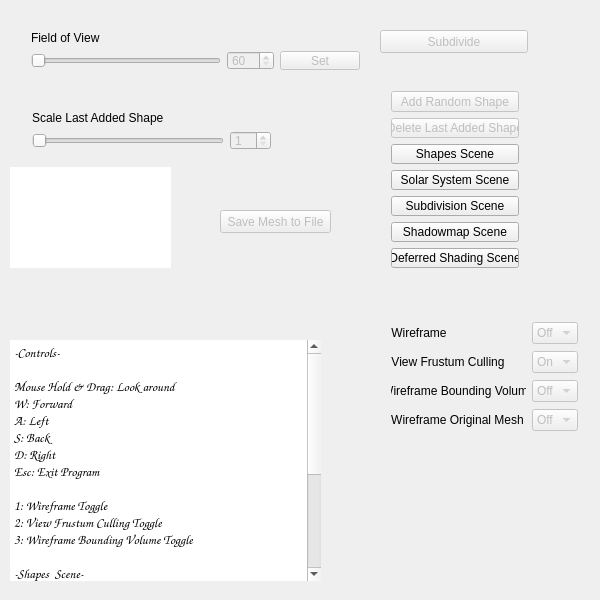
<?xml version="1.0" encoding="UTF-8"?>
<ui version="4.0">
 <class>SettingsWin</class>
 <widget class="QWidget" name="SettingsWin">
  <property name="enabled">
   <bool>true</bool>
  </property>
  <property name="geometry">
   <rect>
    <x>0</x>
    <y>0</y>
    <width>600</width>
    <height>600</height>
   </rect>
  </property>
  <property name="sizePolicy">
   <sizepolicy hsizetype="Minimum" vsizetype="Minimum">
    <horstretch>0</horstretch>
    <verstretch>0</verstretch>
   </sizepolicy>
  </property>
  <property name="minimumSize">
   <size>
    <width>600</width>
    <height>600</height>
   </size>
  </property>
  <property name="maximumSize">
   <size>
    <width>600</width>
    <height>600</height>
   </size>
  </property>
  <property name="font">
   <font>
    <pointsize>9</pointsize>
   </font>
  </property>
  <property name="windowTitle">
   <string>Settings</string>
  </property>
  <widget class="QWidget" name="verticalLayoutWidget">
   <property name="geometry">
    <rect>
     <x>380</x>
     <y>80</y>
     <width>150</width>
     <height>199</height>
    </rect>
   </property>
   <layout class="QVBoxLayout" name="verticalLayout_3">
    <item>
     <widget class="QPushButton" name="pushButton_5">
      <property name="enabled">
       <bool>false</bool>
      </property>
      <property name="text">
       <string>Add Random Shape</string>
      </property>
     </widget>
    </item>
    <item>
     <widget class="QPushButton" name="pushButton_4">
      <property name="enabled">
       <bool>false</bool>
      </property>
      <property name="text">
       <string>Delete Last Added Shape</string>
      </property>
     </widget>
    </item>
    <item>
     <widget class="QPushButton" name="pushButton_2">
      <property name="text">
       <string>Shapes Scene</string>
      </property>
     </widget>
    </item>
    <item>
     <widget class="QPushButton" name="pushButton_3">
      <property name="text">
       <string>Solar System Scene</string>
      </property>
     </widget>
    </item>
    <item>
     <widget class="QPushButton" name="pushButton_6">
      <property name="text">
       <string>Subdivision Scene</string>
      </property>
     </widget>
    </item>
    <item>
     <widget class="QPushButton" name="pushButton_9">
      <property name="text">
       <string>Shadowmap Scene</string>
      </property>
     </widget>
    </item>
    <item>
     <widget class="QPushButton" name="pushButton_10">
      <property name="text">
       <string>Deferred Shading Scene</string>
      </property>
     </widget>
    </item>
   </layout>
  </widget>
  <widget class="QPlainTextEdit" name="plainTextEdit">
   <property name="enabled">
    <bool>true</bool>
   </property>
   <property name="geometry">
    <rect>
     <x>10</x>
     <y>340</y>
     <width>311</width>
     <height>241</height>
    </rect>
   </property>
   <property name="font">
    <font>
     <family>Comic Sans MS</family>
     <pointsize>10</pointsize>
    </font>
   </property>
   <property name="mouseTracking">
    <bool>false</bool>
   </property>
   <property name="focusPolicy">
    <enum>Qt::NoFocus</enum>
   </property>
   <property name="acceptDrops">
    <bool>false</bool>
   </property>
   <property name="autoFillBackground">
    <bool>false</bool>
   </property>
   <property name="styleSheet">
    <string notr="true"/>
   </property>
   <property name="frameShape">
    <enum>QFrame::NoFrame</enum>
   </property>
   <property name="frameShadow">
    <enum>QFrame::Plain</enum>
   </property>
   <property name="readOnly">
    <bool>true</bool>
   </property>
   <property name="plainText">
    <string>-Controls-

Mouse Hold &amp; Drag: Look around
W: Forward
A: Left
S: Back
D: Right
Esc: Exit Program

1: Wireframe Toggle
2: View Frustum Culling Toggle
3: Wireframe Bounding Volume Toggle

-Shapes  Scene-
Q: Delete Last Added Shape
E: Add Random Shape

-Subdivision Scene-
4: Subdivide Mesh
5: Wireframe Original Mesh Toggle

-Shadow Map Scene-
Arrow Keys: Move Light</string>
   </property>
   <property name="textInteractionFlags">
    <set>Qt::NoTextInteraction</set>
   </property>
   <property name="backgroundVisible">
    <bool>false</bool>
   </property>
  </widget>
  <widget class="QWidget" name="verticalLayoutWidget_3">
   <property name="geometry">
    <rect>
     <x>21</x>
     <y>100</y>
     <width>261</width>
     <height>61</height>
    </rect>
   </property>
   <layout class="QVBoxLayout" name="verticalLayout_5">
    <item>
     <widget class="QLabel" name="label_3">
      <property name="font">
       <font>
        <pointsize>9</pointsize>
        <weight>50</weight>
        <bold>false</bold>
        <strikeout>false</strikeout>
       </font>
      </property>
      <property name="text">
       <string>Scale Last Added Shape</string>
      </property>
      <property name="alignment">
       <set>Qt::AlignLeading|Qt::AlignLeft|Qt::AlignVCenter</set>
      </property>
     </widget>
    </item>
    <item>
     <layout class="QHBoxLayout" name="horizontalLayout_5">
      <item>
       <widget class="QSlider" name="horizontalSlider_2">
        <property name="enabled">
         <bool>false</bool>
        </property>
        <property name="minimum">
         <number>1</number>
        </property>
        <property name="maximum">
         <number>50</number>
        </property>
        <property name="orientation">
         <enum>Qt::Horizontal</enum>
        </property>
       </widget>
      </item>
      <item>
       <widget class="QSpinBox" name="spinBox_2">
        <property name="enabled">
         <bool>false</bool>
        </property>
        <property name="minimum">
         <number>1</number>
        </property>
        <property name="maximum">
         <number>50</number>
        </property>
        <property name="value">
         <number>1</number>
        </property>
       </widget>
      </item>
     </layout>
    </item>
   </layout>
  </widget>
  <widget class="QWidget" name="verticalLayoutWidget_4">
   <property name="geometry">
    <rect>
     <x>20</x>
     <y>20</y>
     <width>351</width>
     <height>61</height>
    </rect>
   </property>
   <layout class="QVBoxLayout" name="verticalLayout_6">
    <item>
     <widget class="QLabel" name="label">
      <property name="font">
       <font>
        <pointsize>9</pointsize>
        <weight>50</weight>
        <bold>false</bold>
        <strikeout>false</strikeout>
       </font>
      </property>
      <property name="text">
       <string>Field of View</string>
      </property>
      <property name="alignment">
       <set>Qt::AlignLeading|Qt::AlignLeft|Qt::AlignVCenter</set>
      </property>
     </widget>
    </item>
    <item>
     <layout class="QHBoxLayout" name="horizontalLayout_2">
      <item>
       <layout class="QVBoxLayout" name="verticalLayout">
        <item>
         <layout class="QHBoxLayout" name="horizontalLayout">
          <item>
           <widget class="QSlider" name="horizontalSlider">
            <property name="enabled">
             <bool>false</bool>
            </property>
            <property name="minimum">
             <number>60</number>
            </property>
            <property name="maximum">
             <number>120</number>
            </property>
            <property name="orientation">
             <enum>Qt::Horizontal</enum>
            </property>
           </widget>
          </item>
          <item>
           <widget class="QSpinBox" name="spinBox">
            <property name="enabled">
             <bool>false</bool>
            </property>
            <property name="minimum">
             <number>60</number>
            </property>
            <property name="maximum">
             <number>120</number>
            </property>
           </widget>
          </item>
         </layout>
        </item>
       </layout>
      </item>
      <item>
       <widget class="QPushButton" name="pushButton">
        <property name="enabled">
         <bool>false</bool>
        </property>
        <property name="text">
         <string>Set</string>
        </property>
       </widget>
      </item>
      <item>
       <layout class="QVBoxLayout" name="verticalLayout_2"/>
      </item>
     </layout>
    </item>
   </layout>
  </widget>
  <widget class="QWidget" name="verticalLayoutWidget_2">
   <property name="geometry">
    <rect>
     <x>380</x>
     <y>310</y>
     <width>209</width>
     <height>136</height>
    </rect>
   </property>
   <layout class="QVBoxLayout" name="verticalLayout_4">
    <item>
     <layout class="QHBoxLayout" name="horizontalLayout_4">
      <item alignment="Qt::AlignLeft">
       <widget class="QLabel" name="label_2">
        <property name="text">
         <string>Wireframe</string>
        </property>
        <property name="alignment">
         <set>Qt::AlignCenter</set>
        </property>
       </widget>
      </item>
      <item alignment="Qt::AlignRight">
       <widget class="QComboBox" name="comboBox">
        <property name="enabled">
         <bool>false</bool>
        </property>
        <item>
         <property name="text">
          <string>Off</string>
         </property>
        </item>
        <item>
         <property name="text">
          <string>On</string>
         </property>
        </item>
       </widget>
      </item>
     </layout>
    </item>
    <item>
     <layout class="QHBoxLayout" name="horizontalLayout_7">
      <item alignment="Qt::AlignLeft">
       <widget class="QLabel" name="label_5">
        <property name="text">
         <string>View Frustum Culling</string>
        </property>
        <property name="alignment">
         <set>Qt::AlignCenter</set>
        </property>
       </widget>
      </item>
      <item alignment="Qt::AlignRight">
       <widget class="QComboBox" name="comboBox_3">
        <property name="enabled">
         <bool>false</bool>
        </property>
        <property name="currentIndex">
         <number>1</number>
        </property>
        <item>
         <property name="text">
          <string>Off</string>
         </property>
        </item>
        <item>
         <property name="text">
          <string>On</string>
         </property>
        </item>
       </widget>
      </item>
     </layout>
    </item>
    <item>
     <layout class="QHBoxLayout" name="horizontalLayout_8">
      <item alignment="Qt::AlignLeft">
       <widget class="QLabel" name="label_6">
        <property name="text">
         <string>Wireframe Bounding Volume</string>
        </property>
        <property name="alignment">
         <set>Qt::AlignCenter</set>
        </property>
       </widget>
      </item>
      <item alignment="Qt::AlignRight">
       <widget class="QComboBox" name="comboBox_4">
        <property name="enabled">
         <bool>false</bool>
        </property>
        <item>
         <property name="text">
          <string>Off</string>
         </property>
        </item>
        <item>
         <property name="text">
          <string>On</string>
         </property>
        </item>
       </widget>
      </item>
     </layout>
    </item>
    <item>
     <layout class="QHBoxLayout" name="horizontalLayout_9">
      <item>
       <widget class="QLabel" name="label_8">
        <property name="text">
         <string>Wireframe Original Mesh</string>
        </property>
        <property name="alignment">
         <set>Qt::AlignCenter</set>
        </property>
       </widget>
      </item>
      <item alignment="Qt::AlignRight">
       <widget class="QComboBox" name="comboBox_5">
        <property name="enabled">
         <bool>false</bool>
        </property>
        <item>
         <property name="text">
          <string>Off</string>
         </property>
        </item>
        <item>
         <property name="text">
          <string>On</string>
         </property>
        </item>
       </widget>
      </item>
     </layout>
    </item>
   </layout>
  </widget>
  <widget class="QPlainTextEdit" name="plainTextEdit_2">
   <property name="geometry">
    <rect>
     <x>10</x>
     <y>167</y>
     <width>161</width>
     <height>101</height>
    </rect>
   </property>
   <property name="focusPolicy">
    <enum>Qt::NoFocus</enum>
   </property>
   <property name="acceptDrops">
    <bool>false</bool>
   </property>
   <property name="frameShape">
    <enum>QFrame::NoFrame</enum>
   </property>
   <property name="frameShadow">
    <enum>QFrame::Plain</enum>
   </property>
   <property name="readOnly">
    <bool>true</bool>
   </property>
   <property name="textInteractionFlags">
    <set>Qt::NoTextInteraction</set>
   </property>
  </widget>
  <widget class="QPushButton" name="pushButton_7">
   <property name="enabled">
    <bool>false</bool>
   </property>
   <property name="geometry">
    <rect>
     <x>380</x>
     <y>30</y>
     <width>148</width>
     <height>23</height>
    </rect>
   </property>
   <property name="text">
    <string>Subdivide</string>
   </property>
  </widget>
  <widget class="QPushButton" name="pushButton_8">
   <property name="enabled">
    <bool>false</bool>
   </property>
   <property name="geometry">
    <rect>
     <x>220</x>
     <y>210</y>
     <width>111</width>
     <height>23</height>
    </rect>
   </property>
   <property name="text">
    <string>Save Mesh to File</string>
   </property>
  </widget>
 </widget>
 <layoutdefault spacing="6" margin="11"/>
 <resources/>
 <connections>
  <connection>
   <sender>horizontalSlider</sender>
   <signal>valueChanged(int)</signal>
   <receiver>spinBox</receiver>
   <slot>setValue(int)</slot>
   <hints>
    <hint type="sourcelabel">
     <x>65</x>
     <y>71</y>
    </hint>
    <hint type="destinationlabel">
     <x>146</x>
     <y>71</y>
    </hint>
   </hints>
  </connection>
  <connection>
   <sender>spinBox</sender>
   <signal>valueChanged(int)</signal>
   <receiver>horizontalSlider</receiver>
   <slot>setValue(int)</slot>
   <hints>
    <hint type="sourcelabel">
     <x>146</x>
     <y>71</y>
    </hint>
    <hint type="destinationlabel">
     <x>65</x>
     <y>71</y>
    </hint>
   </hints>
  </connection>
  <connection>
   <sender>horizontalSlider_2</sender>
   <signal>valueChanged(int)</signal>
   <receiver>spinBox_2</receiver>
   <slot>setValue(int)</slot>
   <hints>
    <hint type="sourcelabel">
     <x>128</x>
     <y>146</y>
    </hint>
    <hint type="destinationlabel">
     <x>260</x>
     <y>146</y>
    </hint>
   </hints>
  </connection>
  <connection>
   <sender>spinBox_2</sender>
   <signal>valueChanged(int)</signal>
   <receiver>horizontalSlider_2</receiver>
   <slot>setValue(int)</slot>
   <hints>
    <hint type="sourcelabel">
     <x>260</x>
     <y>146</y>
    </hint>
    <hint type="destinationlabel">
     <x>128</x>
     <y>146</y>
    </hint>
   </hints>
  </connection>
 </connections>
</ui>
